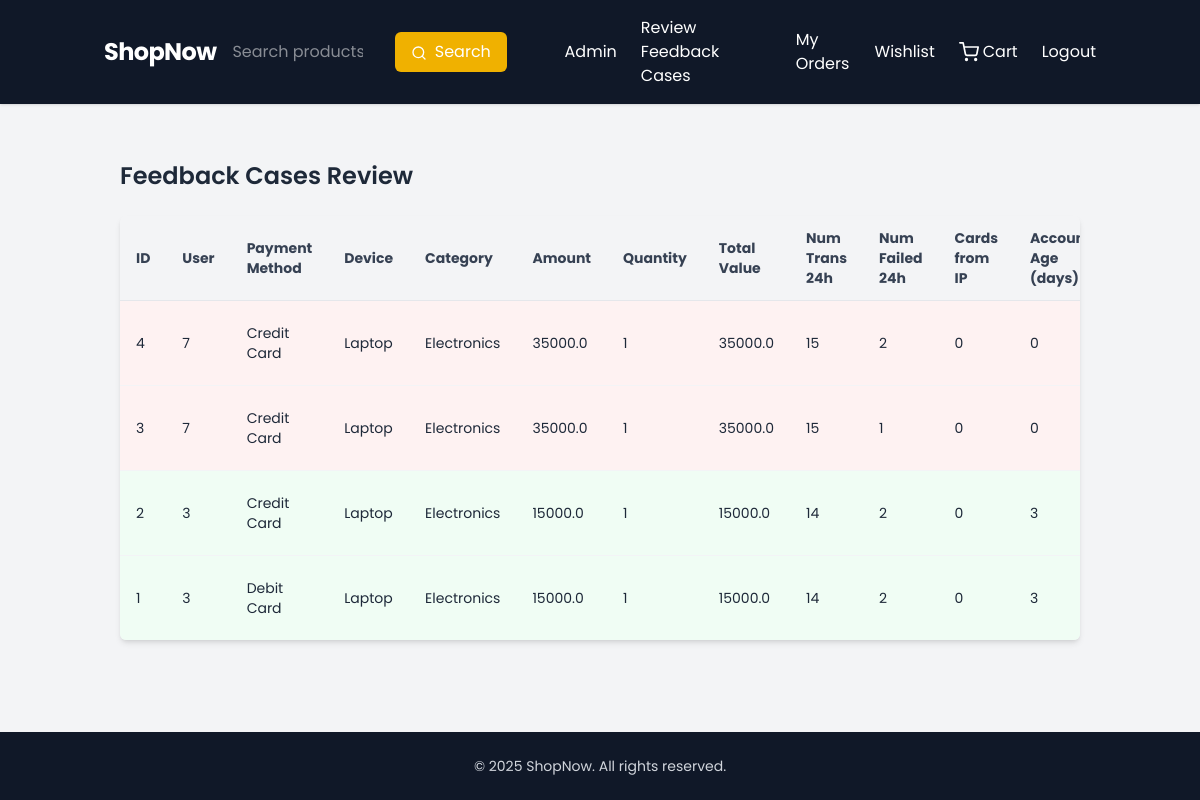
The page /admin/feedback_cases (signed in) on the database its author committed.
### app/models.py (models this page shows)
class FeedbackCase(db.Model):
    id = db.Column(db.Integer, primary_key=True)
    order_id = db.Column(db.Integer, db.ForeignKey("order.id"))
    product_id = db.Column(db.Integer, db.ForeignKey("product.id"))  # <-- Fix here
    user_id = db.Column(db.Integer)
    payment_method = db.Column(db.String(50))
    device = db.Column(db.String(50))
    category = db.Column(db.String(50))
    amount = db.Column(db.Float)
    quantity = db.Column(db.Integer)
    total_value = db.Column(db.Float)
    num_trans_24h = db.Column(db.Integer)
    num_failed_24h = db.Column(db.Integer)
    no_of_cards_from_ip = db.Column(db.Integer)
    account_age_days = db.Column(db.Integer)
    timestamp = db.Column(db.DateTime)
    prediction = db.Column(db.String(50))
    probability = db.Column(db.Float)
    anomaly_score = db.Column(db.Float)
    admin_status = db.Column(db.String(20), default="Pending")
    product = db.relationship("Product", uselist=False)

### app/routes.py (the view)
@main_bp.route("/admin/feedback_cases")
@login_required
def admin_feedback_cases():
    if not current_user.is_admin:
        flash("Access denied.")
        return redirect(url_for("main_bp.index"))
    cases = FeedbackCase.query.order_by(FeedbackCase.timestamp.desc()).all()
    cases = [case for case in cases if case.product is not None]
    return render_template("admin_feedback_cases.html", cases=cases)

### app/context_processors.py (called while the page is built)
def inject_current_year():
    return {'current_year': datetime.now().year}

### app/routes.py (called while the page is built)
@login_manager.user_loader
def load_user(user_id):
    return User.query.get(int(user_id))

@main_bp.before_app_request
def load_cart_count():
    if current_user.is_authenticated:
        cart_items = CartItem.query.filter_by(user_id=current_user.id).all()
        g.cart_count = sum(item.quantity for item in cart_items)
    else:
        g.cart_count = 0

### app/templates/admin_feedback_cases.html (shortened to what this page needs)
{% extends "base.html" %} {% block content %}
<div class="px-4 py-6">
  <h2 class="text-2xl font-semibold mb-6">Feedback Cases Review</h2>
  <div class="overflow-x-auto bg-white shadow-md rounded-md">
    <table class="min-w-full divide-y divide-gray-200 text-sm">
      <thead class="bg-gray-100 text-gray-700 font-semibold">
        <tr>
          <th class="px-4 py-3 text-left">ID</th>
          <th class="px-4 py-3 text-left">User</th>
          <th class="px-4 py-3 text-left">Payment Method</th>
          <th class="px-4 py-3 text-left">Device</th>
          <th class="px-4 py-3 text-left">Category</th>
          <th class="px-4 py-3 text-left">Amount</th>
          <th class="px-4 py-3 text-left">Quantity</th>
          <th class="px-4 py-3 text-left">Total Value</th>
          <th class="px-4 py-3 text-left">Num Trans 24h</th>
          <th class="px-4 py-3 text-left">Num Failed 24h</th>
          <th class="px-4 py-3 text-left">Cards from IP</th>
          <th class="px-4 py-3 text-left">Account Age (days)</th>
        </tr>
      </thead>
      <tbody class="divide-y divide-gray-100">
        {% for case in cases %}
        <tr
          class="{% if case.admin_status == 'Pending' %}bg-yellow-50{% elif case.admin_status == 'Approved' %}bg-green-50{% elif case.admin_status == 'Rejected' %}bg-red-50{% endif %}"
        >
          <td class="px-4 py-3">{{ case.id }}</td>
          <td class="px-4 py-3">{{ case.user_id }}</td>
          <td class="px-4 py-3">{{ case.payment_method }}</td>
          <td class="px-4 py-3">{{ case.device }}</td>
          <td class="px-4 py-3">{{ case.category }}</td>
          <td class="px-4 py-3">{{ case.amount }}</td>
          <td class="px-4 py-3">{{ case.quantity }}</td>
          <td class="px-4 py-3">{{ case.total_value }}</td>
          <td class="px-4 py-3">{{ case.num_trans_24h }}</td>
          <td class="px-4 py-3">{{ case.num_failed_24h }}</td>
          <td class="px-4 py-3">{{ case.no_of_cards_from_ip }}</td>
          <td class="px-4 py-3">{{ case.account_age_days }}</td>
        </tr>
        {% endfor %}
      </tbody>
    </table>
  </div>
</div>
{% endblock %}

### app/templates/base.html (style rules this page uses)
html { scroll-behavior: smooth; }
body { font-family: "Poppins", sans-serif; }

### rows shown on the page
FeedbackCase: id "4", user_id "7", payment_method "Credit Card", device "Laptop", category "Electronics", amount "35000.0", quantity "1", total_value "35000.0", num_trans_24h "15", num_failed_24h "2", no_of_cards_from_ip "0", account_age_days "0"
FeedbackCase: id "3", user_id "7", payment_method "Credit Card", device "Laptop", category "Electronics", amount "35000.0", quantity "1", total_value "35000.0", num_trans_24h "15", num_failed_24h "1", no_of_cards_from_ip "0", account_age_days "0"
FeedbackCase: id "2", user_id "3", payment_method "Credit Card", device "Laptop", category "Electronics", amount "15000.0", quantity "1", total_value "15000.0", num_trans_24h "14", num_failed_24h "2", no_of_cards_from_ip "0", account_age_days "3"
FeedbackCase: id "1", user_id "3", payment_method "Debit Card", device "Laptop", category "Electronics", amount "15000.0", quantity "1", total_value "15000.0", num_trans_24h "14", num_failed_24h "2", no_of_cards_from_ip "0", account_age_days "3"
